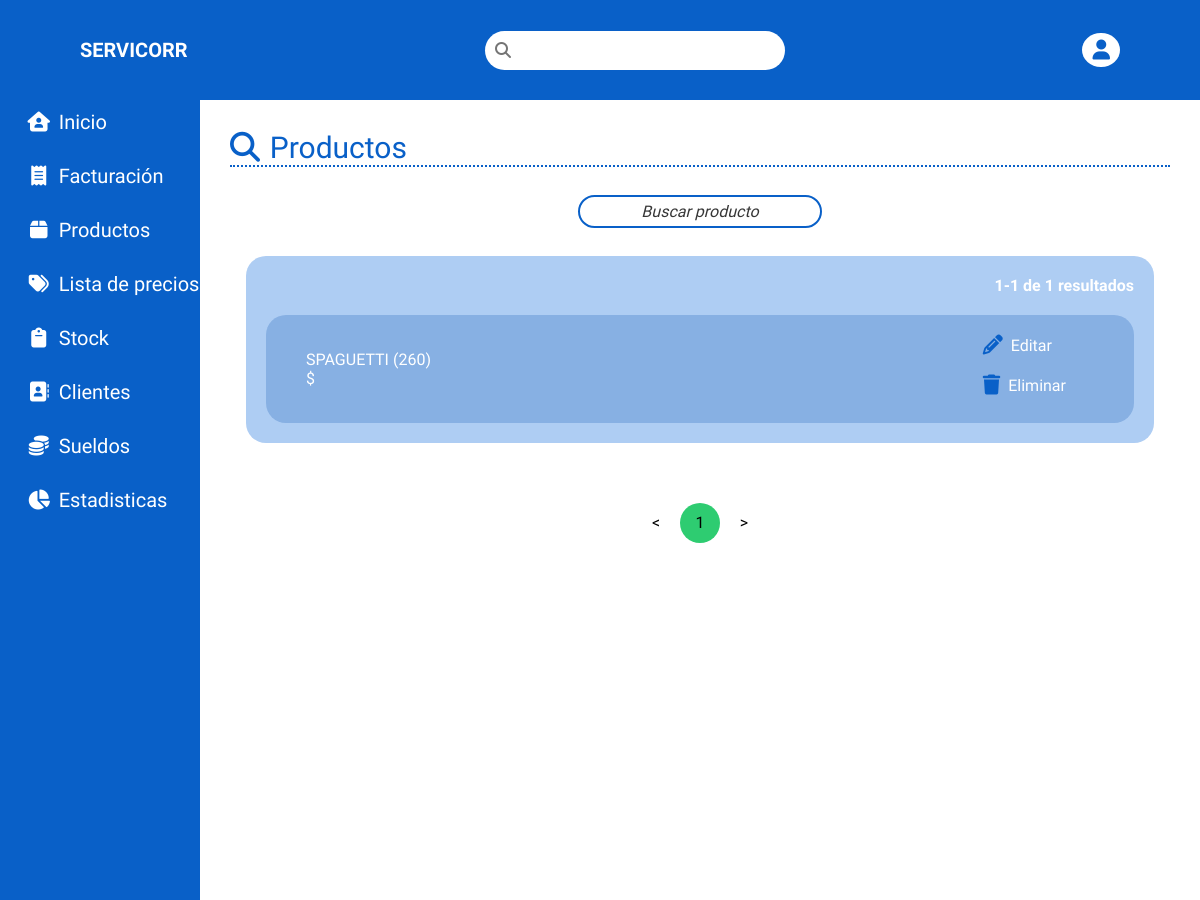
/buscarproductos.php?pagina=1 (signed in), run on an earlier commit of the app's database.
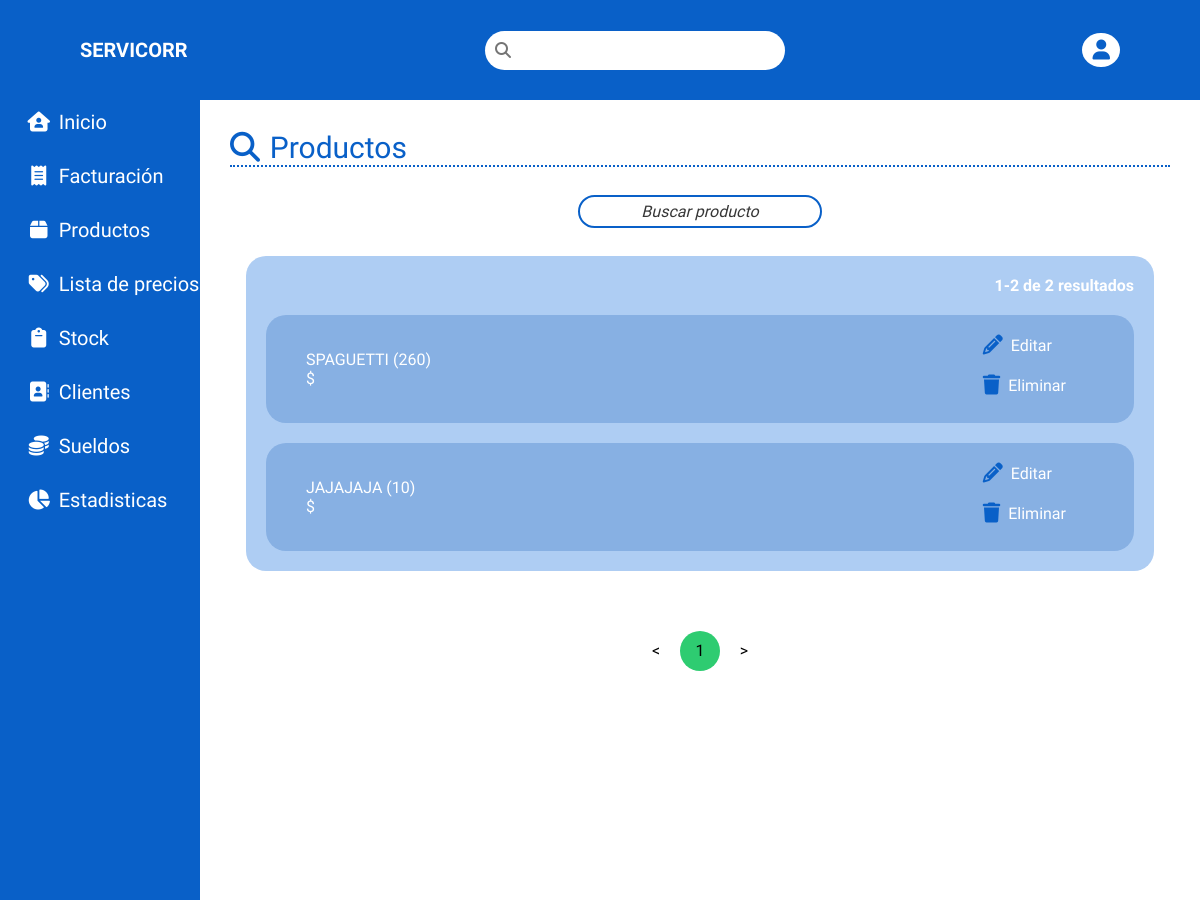
And on a later commit of the database.
### tables this page shows
CREATE TABLE `products` (
  `id` int(11) NOT NULL,
  `cod` int(11) NOT NULL,
  `name` varchar(255) NOT NULL,
  `brand` int(11) NOT NULL,
  `category` int(11) NOT NULL
);

### buscarproductos.php (the view, shortened to what this page needs)
<?php include 'header.php'?>
<?php
    $sentencia = $connect->prepare("SELECT * FROM `products`") or die('query failed');
    $sentencia->execute();
    $consultasXpagina = 25;
    $consultasTotales = $sentencia->rowCount();
    $paginas = $consultasTotales/$consultasXpagina;
    $paginas = ceil($paginas);
    if(!$_GET ||$_GET["pagina"]<1){header('Location:buscarproductos.php?pagina=1');}elseif($_GET['pagina']>$paginas){header('Location:buscarproductos.php?pagina=1');}?>
        <main class="main" id="main">
            <div class="main__container">
                <div class="main__container__top">
                    <div class="main__title"><i class="fa-solid fa-magnifying-glass main__h1--emoji"></i><h1 class="main__h1">Productos</h1></div>
                </div>
                <div class="main__decoration"></div>
                    <div class="main__perfil">
                        <div class="main__perfil__container">
                            <div class="form__bloque__content content">
                                <input type="text" class="form__text content__text" placeholder="Buscar producto" name="buscadorclientes" id="buscadorproductos2" autocomplete="off">
                            </div>
                            <ul class="propiedades__ul" id="listaProductos">
                            <?php
                                $inicioConsultasXpagina = ($_GET['pagina'] - 1)*$consultasXpagina;
                                $sentencia = $connect->prepare("SELECT * FROM products LIMIT $inicioConsultasXpagina,$consultasXpagina") or die('query failed');
                                $sentencia->execute();
                                $list_usuarios = $sentencia->fetchAll();
                                $consultasTotalesActuales = $sentencia->rowCount();
                                echo  '<span class="resultados">';if(($inicioConsultasXpagina + $consultasTotalesActuales) > 0){echo ($inicioConsultasXpagina + 1);}else{echo 0;}; echo'-'.($inicioConsultasXpagina + $consultasTotalesActuales). ' de '. $consultasTotales. ' resultados'.'</span>';
                                foreach($list_usuarios as $usuario){
                                    $id = $usuario['id'];
                                    $nombre = $usuario['name'];
                                    $cod = $usuario['cod'];
                                    $price = $usuario['price'];
                                ?>
                                <li class="propiedades__li" id="li<?php echo $id?>">
                                    <div class="propiedades__nombre-detalles-precio">
                                        <span class="propiedades__nombre"><?php echo $nombre.' ('.$cod.')';?></span>
                                        <span class="propiedades__precio">$ <?php echo $price;?></span>
                                    </div>
                                    <div class="consultas__bloque consultas__bloque--edit-search-reload">
                                        <div class="consultas__bloque__content consultas__edit-search-reload">
                                            <a class="consultas__edit-search-reload__content" href="admineditar.php?page=usuario&id=<?php echo $id?>"><i class="consultas__accion fa-solid fa-pencil"></i><span>Editar</span></a>
                                            <a onclick="if(confirm('¿Seguro que quieres eliminar este contacto?')) delUser(<?php echo $id?>)" class="consultas__edit-search-reload__content"><i class="consultas__accion fa-solid fa-trash"></i><span>Eliminar</span></a>
                                        </div>
                                    </div>
                                </li>
                                <?php };?>
                            </ul>
                    </div>
                </div>
                <div class="pagination">
                    <ul>
                        <a class="<?php if ($_GET['pagina']<=1){echo 'is-disabled';}?>" href="buscarproductos.php?pagina=<?php echo $_GET["pagina"]-1?>"><li><</li></a>
				        <?php for($i=0;$i<$paginas;$i++):?>
                        <a class="<?php if ($_GET['pagina']==$i+1){echo 'is-active';}?>" href="buscarproductos.php?pagina=<?php echo $i+1?>"><li><?php echo $i+1?></li></a>
				        <?php endfor ?>
                        <a class="<?php if ($_GET['pagina']>=$paginas){echo 'is-disabled';}?>" href="buscarproductos.php?pagina=<?php echo $_GET["pagina"]+1?>"><li>></li></a>
                    </ul>
                </div>
            </div>
        </main>
<?php include 'sidebar.php';?>
    </div>
</body>
</html>

What changed in the data, as far as the page shows it:
added products: name "JAJAJAJA", cod "10"
Also different on the page:
$inicioConsultasXpagina + $consultasTotalesActuales: "1" → "2"
$consultasTotales: "1" → "2"
